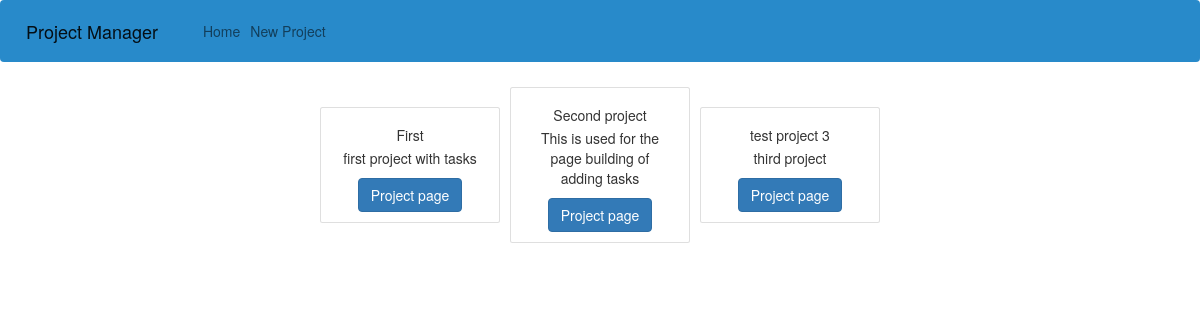
The app's page /, older data.
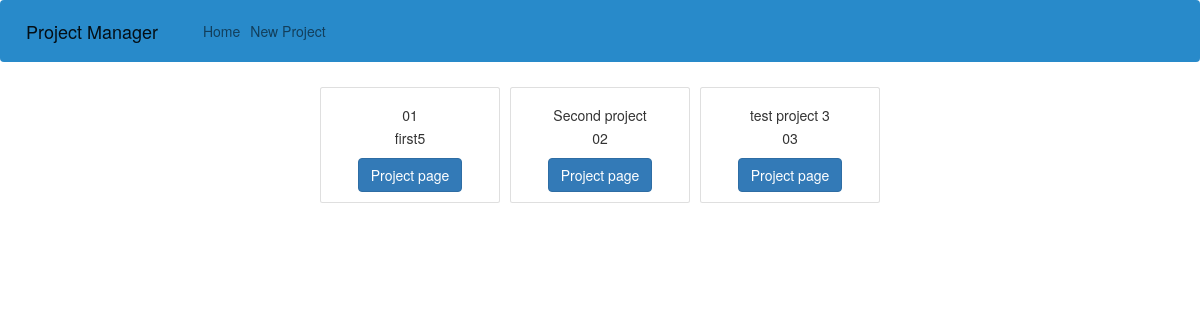
The same page, newer data.
### run.py (models this page shows, shortened)
class Project(db.Model):
    id = db.Column(db.Integer, primary_key=True)
    title = db.Column(db.String, unique=True, nullable=False)
    description = db.Column(db.String)
    manager = db.Column(db.String, nullable=False) #person who manages the project
    tasks = db.relationship("Task", backref="task", lazy=True)

### run.py (the view)
@app.route("/", methods=["GET", "POST"] )
def homePage():
    projects_all = Project.query.all()
    return render_template("home.html", projects=projects_all)

### templates/home.html
{% extends "layout.html" %}
{% block content %}
<div class="container">
    <div class="d-flex align-items-center justify-content-center row">
        {% if projects %}
            {% for project in projects %}
                <div class="card m-2" style="width: 18rem;">
                    <div class="card-body">
                        <h5 class="card-title text-center">{{project.title}}</h5>
                        <p class="card-text text-center">{{project.description}}</p>
                        <div class="text-center">
                            <a href="{{url_for('projectPage', project_title=project.title)}}" class="btn btn-primary">Project page</a>
                        </div>
                    </div>
                </div>
            {%endfor%}
        {% else %}
            <p>No projects</p>
        {% endif %}
    </div>
</div>
{% endblock %}

### templates/layout.html (shortened to what this page needs)
<!DOCTYPE html>
<html lang="en">
<head>
    <link href="https://cdn.jsdelivr.net/npm/bootstrap@5.1.0/dist/css/bootstrap.min.css" rel="stylesheet">
    <link rel="stylesheet" href="https://maxcdn.bootstrapcdn.com/bootstrap/3.3.7/css/bootstrap.min.css">
    <link href="{{url_for('static', filename='style.css')}}" rel="stylesheet" type="text/css">
</head>
<body>
    <nav class="navbar navbar-expand navbar-light" style="background-color:#288aca; ">
        <a href="{{url_for('homePage')}}" class="navbar-brand" id="logo">Project Manager</a>
        <div class="collapse navbar-collapse" id="navmenu">
            <ul class="navbar-nav">
                <li class="nav-item">
                    <a class="nav-link" href="{{url_for('homePage')}}">Home</a>
                </li>
                <li class="nav-item">
                    <a class="nav-link" href="{{url_for('newProject')}}">New Project</a>
                </li>
            </ul>
        </div>
    </nav>
    {% block content %} {% endblock %}
</body>
</html>

### static/style.css (style rules this page uses)
#logo { margin-left: 10px; }

Row changes from the older to the newer data that the page shows:
changed Project: title "First" → "01"; description "first project with tasks" → "first5"
changed Project "Second project": description "This is used for the page building of adding tasks" → "02"
changed Project "test project 3": description "third project" → "03"
